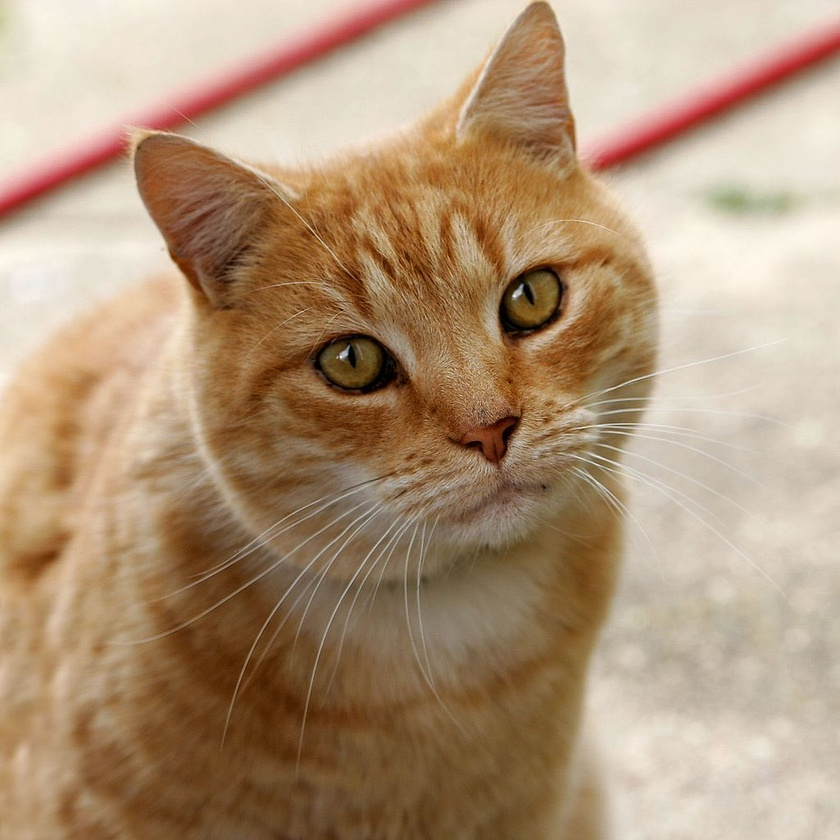
#> input picture group 412/lab2/Nazarii_Makohin/original_image.jpg, 840 x 840 px, shrunk from 1025 x 1024 before the run
$ jupyter execute lab2.ipynb
#> lines starting #> are read from the running program, lines starting #| are printed output that depends on the picture
[cell 1]
import cv2 as cv
import matplotlib.pyplot as plt
from scipy.spatial.distance import hamming

[cell 2]
def draw_matches(matches, keypoints1, descriptors1, keypoints2, descriptors2, image1, image2):
    output = cv.drawMatches(img1=image1,keypoints1=keypoints1, img2=image2,keypoints2=keypoints2, matches1to2=matches[:15], outImg=None,
                            flags=cv.DrawMatchesFlags_NOT_DRAW_SINGLE_POINTS)
    plt.figure(figsize=(20,20))
    plt.imshow(output)
    plt.show()

[cell 3]
def brisk_descriptor(img1, img2):
    image1 = cv.cvtColor(img1, cv.COLOR_BGR2GRAY)
    image2 = cv.cvtColor(img2, cv.COLOR_BGR2GRAY)

    BRISK = cv.BRISK_create()
    keypoints1, descriptors1 = BRISK.detectAndCompute(image1, None)
    keypoints2, descriptors2 = BRISK.detectAndCompute(image2, None)

    print('Number of keypoints Detected on distorted image:', len(keypoints2), "\n")
    return keypoints1, descriptors1, keypoints2, descriptors2

[cell 4]
def brute_force_matcher(keypoints1, descriptors1, keypoints2, descriptors2):
    BFMatcher = cv.BFMatcher(normType=cv.NORM_HAMMING, crossCheck=True)
    matches = BFMatcher.match(queryDescriptors=descriptors1, trainDescriptors=descriptors2)

    matches = sorted(matches, key=lambda x: x.distance)
    return matches

[cell 5]
def own_matcher(keypoints1, descriptors1, keypoints2, descriptors2):
    matches = []
    for i, k1 in enumerate(descriptors1):
        for j, k2 in enumerate(descriptors2):
            matches.append(cv.DMatch(_distance=hamming(k1, k2) * len(k1), _imgIdx=0, _queryIdx=i, _trainIdx=j))

    matches = sorted(matches, key=lambda x: x.distance)
    return matches

[cell 6]
original_image = cv.cvtColor(cv.imread('original_image.jpg'), cv.COLOR_BGR2RGB)
distorted_image = cv.cvtColor(cv.imread('distorted_image.jpg'), cv.COLOR_BGR2RGB)
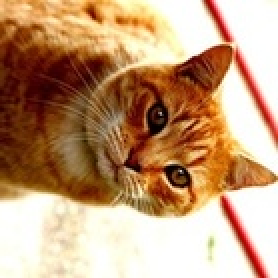
#> input picture group 412/lab2/Nazarii_Makohin/distorted_image.jpg, 139 x 139 px, shrunk from 170 x 170 before the run (shown 2 times larger)
keypoints1, descriptors1, keypoints2, descriptors2 = brisk_descriptor(original_image, distorted_image)
#> in brisk_descriptor, `image1 = cv.cvtColor(img1, cv.COLOR_BGR2GRAY)`:
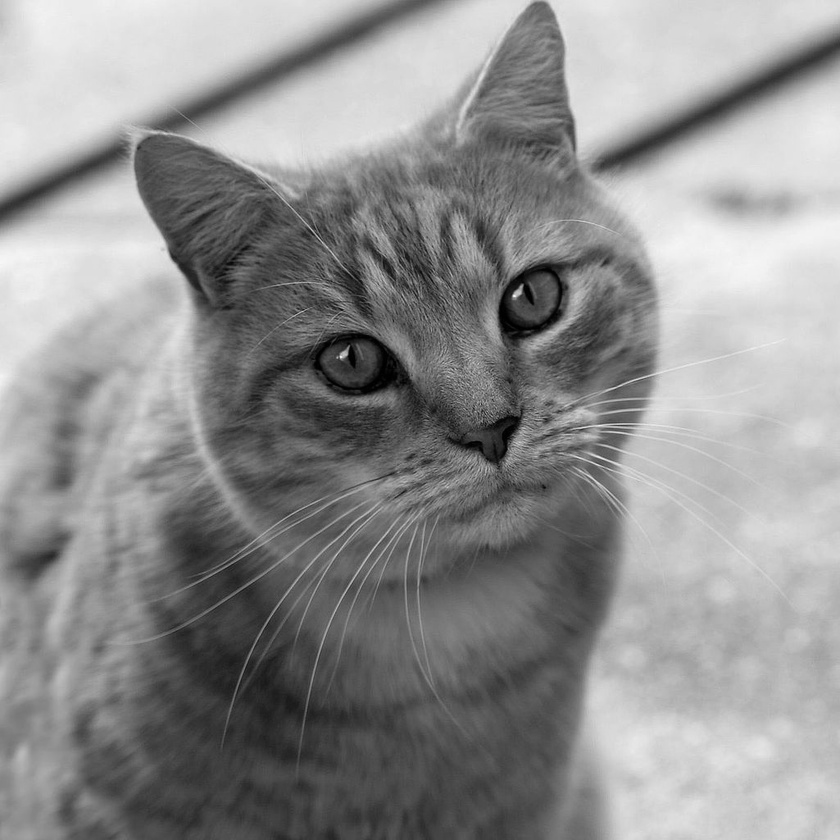
#> image1: shape (840, 840); min 0, max 247, mean 143.5
#> in brisk_descriptor, `image2 = cv.cvtColor(img2, cv.COLOR_BGR2GRAY)`:
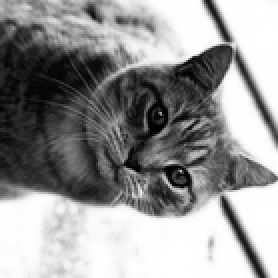
#> image2: shape (139, 139) (shown 2 times larger); min 1, max 255, mean 150.3
#> in brisk_descriptor, `keypoints1, descriptors1 = BRISK.detectAndCompute(image1, None)`: keypoints1 = 1415 keypoints; strongest (x, y, size): (341, 356, 27.6), (515, 294, 34), (517, 294, 47.1), (514, 295, 19.5)
#> in brisk_descriptor, `keypoints2, descriptors2 = BRISK.detectAndCompute(image2, None)`: keypoints2 = 248 keypoints; strongest (x, y, size): (90, 85, 9.2), (80, 56, 9.8), (111, 100, 13.4), (95, 85, 13.3)
#| Number of keypoints Detected on distorted image: 248

[cell 7]
matches1 = brute_force_matcher(keypoints1, descriptors1, keypoints2, descriptors2)
#> in brute_force_matcher, `matches = BFMatcher.match(queryDescriptors=descriptors1, trainDescript..`: matches = 149 matches
#> matches1 = 149 matches
draw_matches(matches1, keypoints1, descriptors1, keypoints2, descriptors2, original_image, distorted_image)
#> in draw_matches, `output = cv.drawMatches(img1=image1,keypoints1=keypoints1, img2=image2..`:
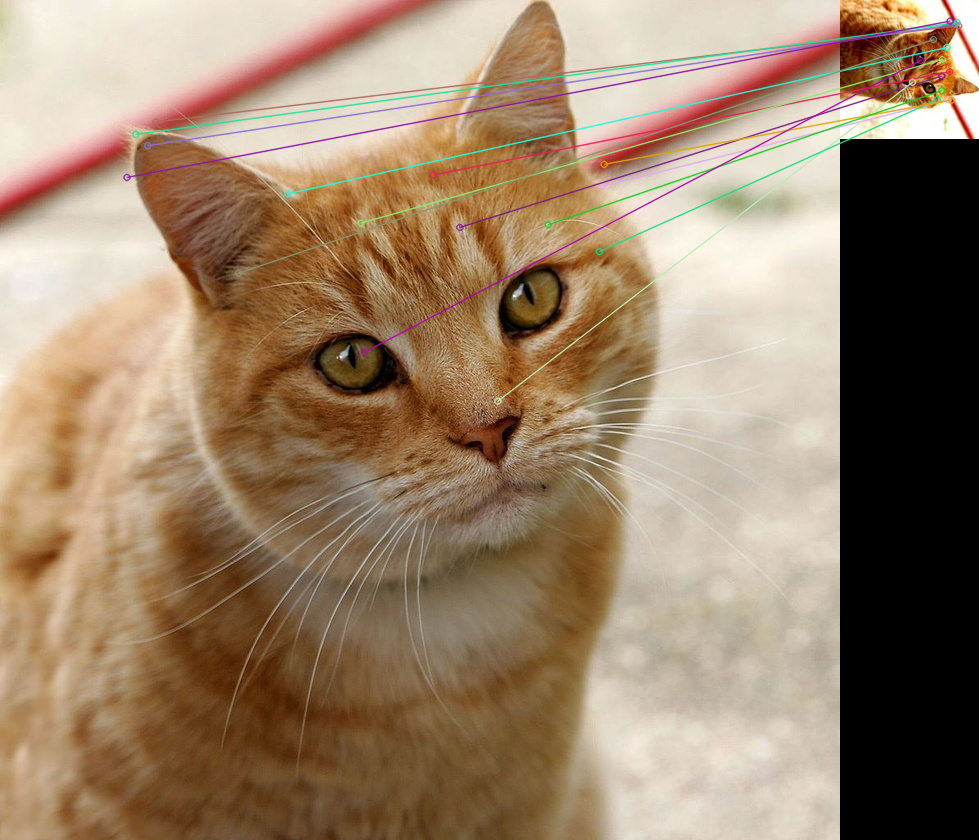
#> output: shape (840, 979, 3); mean R, G, B 154.5, 131, 106.6
matches2 = own_matcher(keypoints1, descriptors1, keypoints2, descriptors2)
#> after the loop in own_matcher, `for i, k1 in enumerate(descriptors1):`: matches = 350920 matches
#> matches2 = 350920 matches
draw_matches(matches2, keypoints1, descriptors1, keypoints2, descriptors2, original_image, distorted_image)
#> in draw_matches (call 2), `output = cv.drawMatches(img1=image1,keypoints1=keypoints1, img2=image2..`:
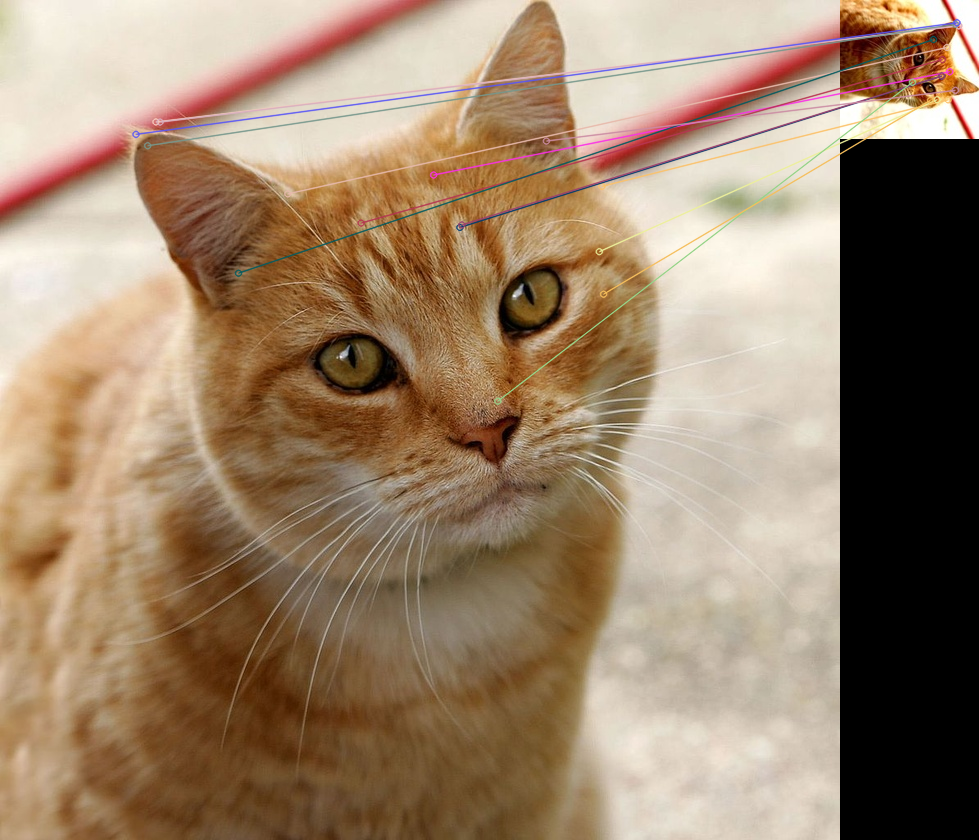
#> output: shape (840, 979, 3); mean R, G, B 155, 131, 106.7
original_image = cv.cvtColor(cv.imread('original_image.jpg'), cv.COLOR_BGR2RGB)
distorted_image = cv.cvtColor(cv.imread('distorted_image.jpg'), cv.COLOR_BGR2RGB)
